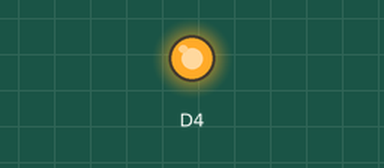
Bench run of a sketch on a simulated ESP8266 (NodeMCU). Shown: output pins drawn as LEDs (lit = HIGH, except the on-board LED, lit = LOW). WiFi joins after 1.5 s; servers stay silent unless stated; what the sketch prints to the serial monitor is not drawn.

Above: at 0.0 s.
At 2.1 s:
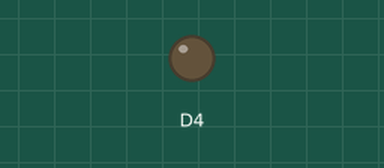
Timing chart, 0 to 4.0 s (numbered marks = the images above):
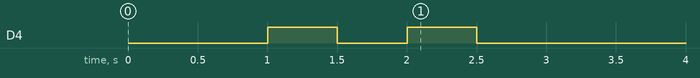

The sketch:

WifiVotingProjectUDP.ino
```cpp
#include <ESP8266WiFi.h>
#include <WiFiUdp.h>

const char *ssid = "XXXX";
const char *password = "XXXX";
const char* host = "192.168.0.173";
const int port = 10000;

IPAddress ServerIP(192,168,0,173);

WiFiUDP udp;
byte incoming_data[4];

void setup()
{
  pinMode(BUILTIN_LED,OUTPUT);
  pinMode(D4,OUTPUT);
  Serial.begin(9600); // opens serial port, sets data rate to 9600 bps
  delay(1000);
  WiFi.begin(ssid, password);
  Serial.print("Connecting to network ");
  Serial.println(ssid);

  while (WiFi.status() != WL_CONNECTED)
  {
    digitalWrite(BUILTIN_LED, HIGH);
    delay(500);
    Serial.print(".");
    digitalWrite(BUILTIN_LED,LOW);
    delay(500);
  }

  digitalWrite(D0, HIGH);
  Serial.println("");
  Serial.println("WiFi connected");
  Serial.println("IP address: ");
  Serial.println(WiFi.localIP());

  Serial.println();
  Serial.print("MAC: ");
  Serial.println(WiFi.macAddress());

  //Start the UDP service
  udp.begin(port);

}

void loop()
{
  int packetSize = udp.parsePacket();
  static int counter = 0;
  counter++;
  if (packetSize)
  {
    // receive incoming UDP packets
    Serial.printf("Received %d bytes from %s, port %d\n", packetSize, udp.remoteIP().toString().c_str(), udp.remotePort());
    int len = udp.read(incoming_data, 255);
    if (len > 0)
    {
      incoming_data[len] = 0;
    }
    Serial.printf("UDP packet contents: %s\n", incoming_data);
    counter = 0;
  }
  Serial.printf(" Waiting for Packet: %d\n ",counter);
}
```
